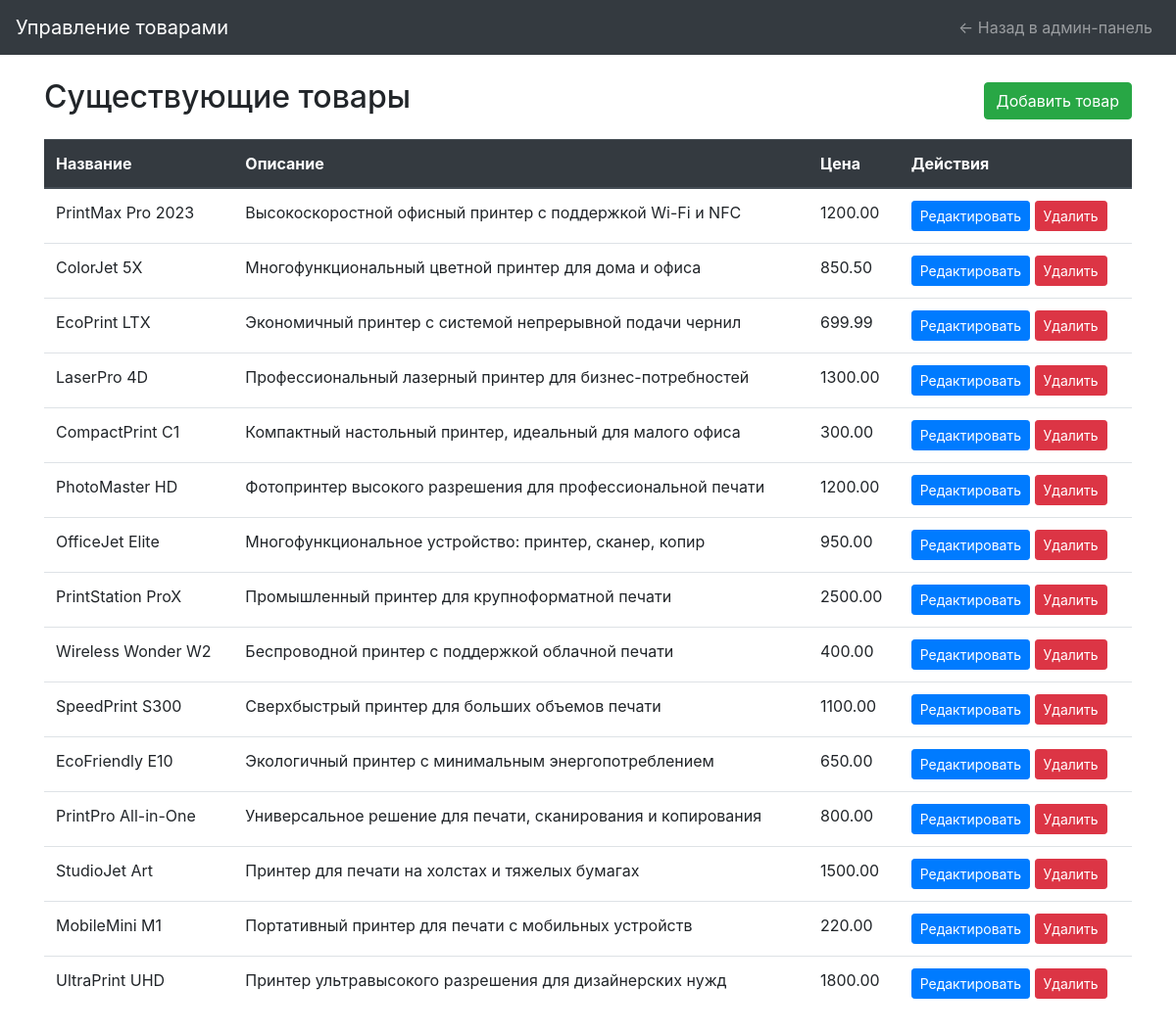
Page /assets/pages/manage_products.php (signed in) on the earlier database version.
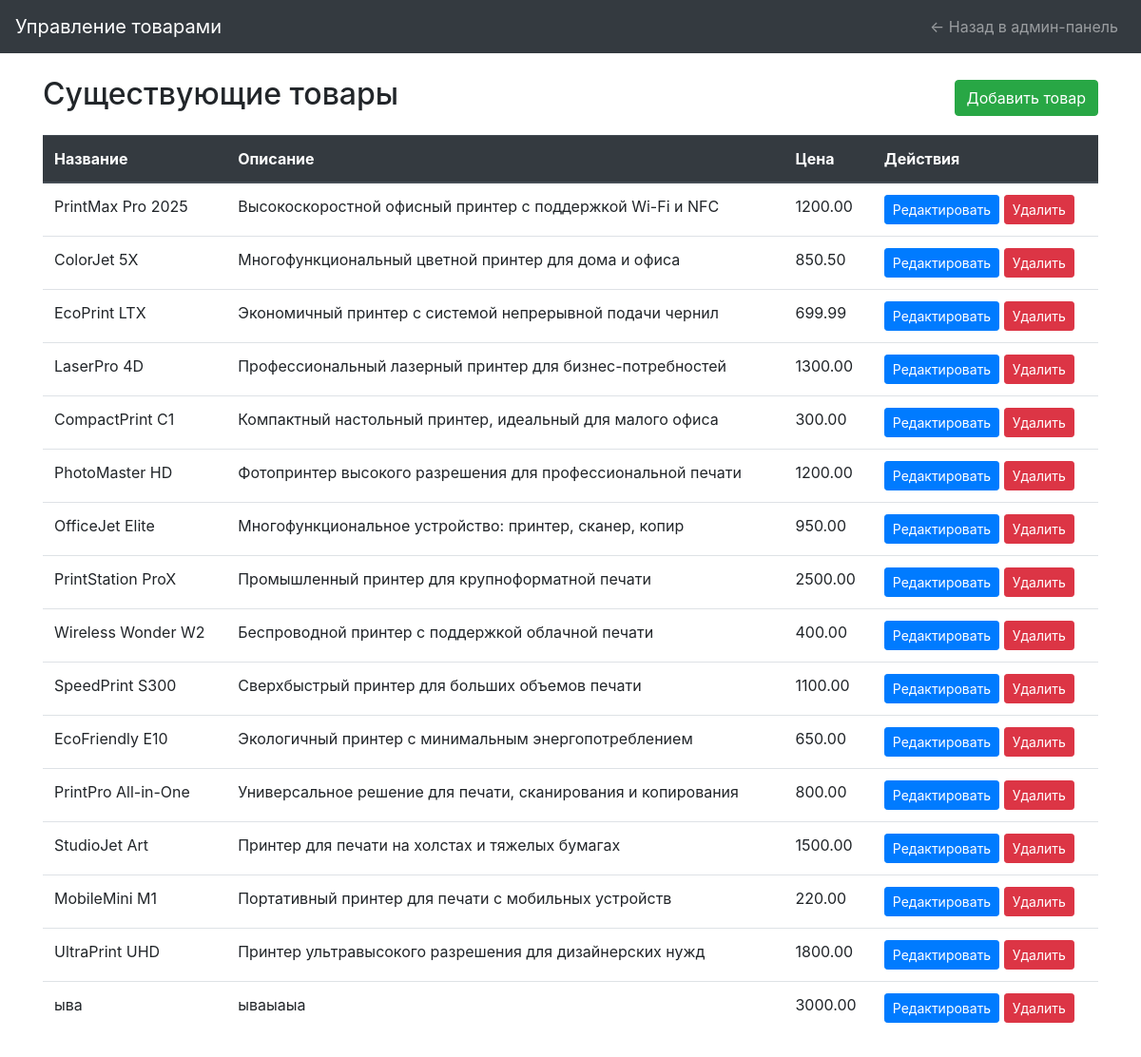
Same page on the later database version.
### tables this page shows
CREATE TABLE `products` (
  `id` int(11) NOT NULL,
  `name` varchar(255) NOT NULL,
  `description` text DEFAULT NULL,
  `price` decimal(10,2) NOT NULL,
  `image` varchar(255) DEFAULT NULL
);

### assets/pages/manage_products.php (the view, shortened to what this page needs)
<?php
include '../../assets/pages/db_connect.php';
$query = "SELECT * FROM products";
$result = $conn->query($query);
?>
<!DOCTYPE html>
<html lang="ru">
<head>
    <link rel="stylesheet" href="https://stackpath.bootstrapcdn.com/bootstrap/4.5.2/css/bootstrap.min.css">
</head>
<body>
    <nav class="navbar navbar-expand-lg navbar-dark bg-dark">
        <a class="navbar-brand" href="#">Управление товарами</a>
        <div class="collapse navbar-collapse" id="navbarNavAltMarkup">
            <div class="navbar-nav ml-auto">
                <a class="nav-link" href="admin.php">&larr; Назад в админ-панель</a>
            </div>
        </div>
    </nav>
    <div class="container mt-4">
        <div class="d-flex justify-content-between align-items-center mb-3">
            <h2>Существующие товары</h2>
            <button type="button" class="btn btn-success" data-toggle="modal" data-target="#addProductModal">
                Добавить товар
            </button>
        </div>
        <table class="table table-hover">
            <thead class="thead-dark">
                <tr>
                    <th>Название</th>
                    <th>Описание</th>
                    <th>Цена</th>
                    <th>Действия</th>
                </tr>
            </thead>
            <tbody>
                <?php while ($row = $result->fetch_assoc()): ?>
                    <tr>
                        <td>
                            <?php echo htmlspecialchars($row['name']); ?>
                        </td>
                        <td>
                            <?php echo htmlspecialchars($row['description']); ?>
                        </td>
                        <td>
                            <?php echo htmlspecialchars($row['price']); ?>
                        </td>
                        <td>
                            <button class="btn btn-primary btn-sm btn-edit" data-id="<?php echo $row['id']; ?>"
                                data-name="<?php echo htmlspecialchars($row['name']); ?>"
                                data-description="<?php echo htmlspecialchars($row['description']); ?>"
                                data-price="<?php echo htmlspecialchars($row['price']); ?>"
                                data-image="<?php echo htmlspecialchars($row['image']); ?>">Редактировать</button>
                            <a href="../../assets/pages/delete_product.php?id=<?php echo $row['id']; ?>"
                                class="btn btn-danger btn-sm">Удалить</a>
                        </td>
                    </tr>
                <?php endwhile; ?>
            </tbody>
        </table>
    </div>
</body>
</html>

Differences in the rows shown:
changed products "Высокоскоростной офисный принтер с поддержкой Wi-Fi и NFC": name "PrintMax Pro 2023" → "PrintMax Pro 2025"
added products: name "ыва", description "ываыаыа", price "3000.00"
